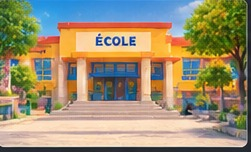
#> input picture blender_engine/assets/backgrounds/school.jpg, 251 x 152 px
$ python -i xale_2d_engine_v2.py   (imports and definitions only)
#> lines starting #> are read from the running program, lines starting #| are printed output that depends on the picture
import json
import math
import os
import subprocess
import tempfile
from pathlib import Path

from PIL import Image, ImageDraw, ImageOps, ImageFilter


PROJECT = Path(__file__).resolve().parent
ASSETS = PROJECT / "blender_engine" / "assets"
CHARACTERS = ASSETS / "characters"
BACKGROUNDS = ASSETS / "backgrounds"

W = int(os.getenv("XALE_WIDTH", "1280"))
H = int(os.getenv("XALE_HEIGHT", "720"))
RENDER_FPS = int(os.getenv("XALE_RENDER_FPS", "20"))
OUTPUT_FPS = int(os.getenv("XALE_OUTPUT_FPS", "30"))
DURATION = 5
FRAMES = RENDER_FPS * DURATION

CHAR_HEIGHT = {
    "Samba": 360,
    "Ibrahima": 360,
    "Awa": 360,
    "Toto": 220,
}

BACKGROUND_MAP = {
    "school": "school.jpg",
    "bus": "bus.jpg",
    "neighborhood": "neighborhood.jpg",
    "park": "park.jpg",
    "classroom": "classroom.jpg",
    "home": "neighborhood.jpg",
    "market": "neighborhood.jpg",
    "street": "neighborhood.jpg",
    "beach": "neighborhood.jpg",
    "kitchen": "classroom.jpg",
    "bedroom": "classroom.jpg",
    "celebration": "school.jpg",
}

ACTION_ALIASES = {
    "speak": "talk",
    "clap": "gesture",
    "laugh": "gesture",
    "surprised": "gesture",
    "sad": "idle",
    "wave": "gesture",
}

ACTION_FILES = {
    "idle": "idle.png",
    "talk": "talk.png",
    "walk": "walk.png",
    "run": "run.png",
    "jump": "jump.png",
    "dance": "dance.png",
    "gesture": "gesture.png",
}


# [282 lines left out: functions load_rgba, fit_background, background_path, asset_path, sprite_dimensions, character_positions and 5 more, not called in this run]


def render_frame(scene, frame):
    bg = fit_background(
        background_path(
            scene.get("location", "school")
        )
    )

    canvas = bg.copy()

    characters = scene.get(
        "characters",
        [],
    )

    count = len(characters)
    speaker = speaker_for_frame(
        scene,
        frame,
    )

    for index, char in enumerate(
        characters
    ):
        name = char.get(
            "name",
            "Samba",
        )
        action = char.get(
            "action",
            "idle",
        )

        # The active speaker visibly talks.
        if name == speaker:
            action = "talk"

        sprite = load_rgba(
            asset_path(
                name,
                action,
            )
        )

        place_character(
            canvas,
            sprite,
            name,
            action,
            frame,
            index,
            count,
            speaker,
        )

    return camera_transform(
        canvas,
        scene.get("camera", "wide"),
        frame,
        scene,
    ).convert("RGB")


# [21 lines left out: function render_preview, not called in this run]


def render_scene(scene, output):
    output = Path(output)
    output.parent.mkdir(
        parents=True,
        exist_ok=True,
    )

    with tempfile.TemporaryDirectory(
        prefix="xale2dv2_"
    ) as tmp:
        tmp = Path(tmp)

        for frame in range(FRAMES):
            image = render_frame(
                scene,
                frame,
            )

            image.save(
                tmp / f"frame_{frame:04d}.jpg",
                quality=92,
                subsampling=0,
            )

        subprocess.run(
            [
                "ffmpeg",
                "-y",
                "-framerate",
                str(RENDER_FPS),
                "-i",
                str(tmp / "frame_%04d.jpg"),
                "-vf",
                f"fps={OUTPUT_FPS}",
                "-c:v",
                "libx264",
                "-preset",
                "medium",
                "-crf",
                "20",
                "-pix_fmt",
                "yuv420p",
                "-movflags",
                "+faststart",
                str(output),
            ],
            check=True,
        )

    print(f"✅ Vidéo : {output}")


# [26 lines left out: function main, not called in this run]


# [2 lines not run here, left out]

>>> import cv2
>>> picture = cv2.imread('blender_engine/assets/backgrounds/school.jpg', cv2.IMREAD_GRAYSCALE)
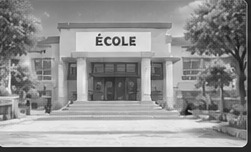
#> picture: shape (152, 251); min 14, max 243, mean 143.7
>>> result = render_scene(picture, 'out.png')
#> (the run stopped early here; a loop or call above may not have finished)
